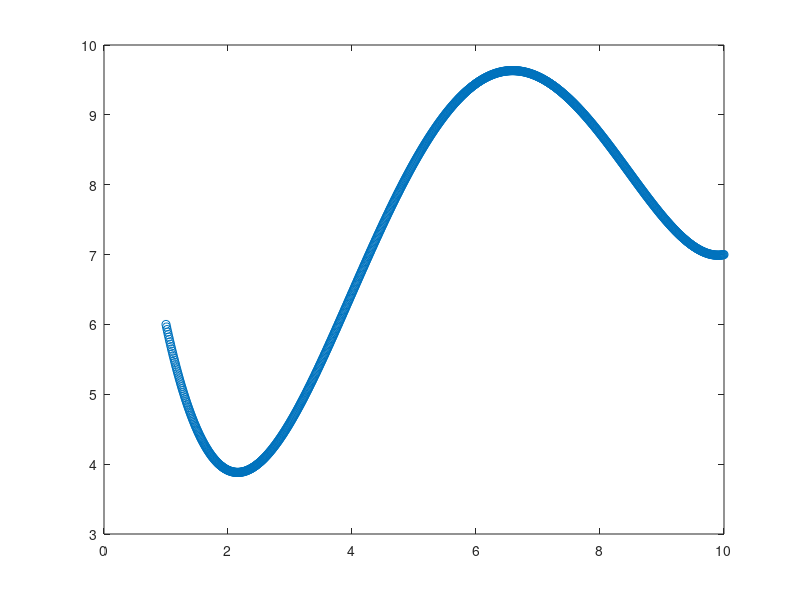

This figure's MATLAB source:
close all
clear all
N = 5;
x = linspace(1,10,N); % check the dimension
y = randi(10,[1,N]);
plot(x,y)
y = y';
x=x'
% prepare G matrix  - Dimension (N+1) x (N+1)
%    [x0^0  x0^1  x1^2 ..... x1^N]
%    |x1^0  x1^1  x1^2 ..... x1^N|
%    |x2^0  x2^1  x2^2 ..... x2^N|
%G = |x3^0  x3^1  x3^2 ..... x3^N|
%    |:  :   :     :     :    :  |
%    [xN^0  xN^1  xN^2 ..... xN^N]
G=[]

for i=0:4
    G =[G x.^i]
end

m = inv(G'*G)*G'*y; % m is column vector (N+1 x 1)
% 
xi = linspace(x(1),x(end),1000);

xi = xi';
g=[]
for i=0:4
    g=[g xi.^i];
end

% yi = [1 xi^1 xi^2 xi^3 ..... xi^n] * m % (1000 x N+1) (N+1 x1) 

yi= g*m
plot(xi,yi,'o')